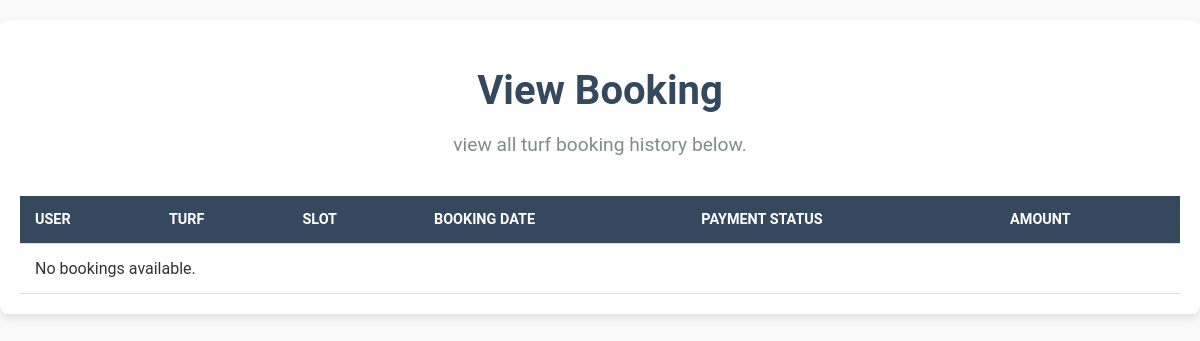
/adminapp/viewbookings/, run on an earlier commit of the app's database.
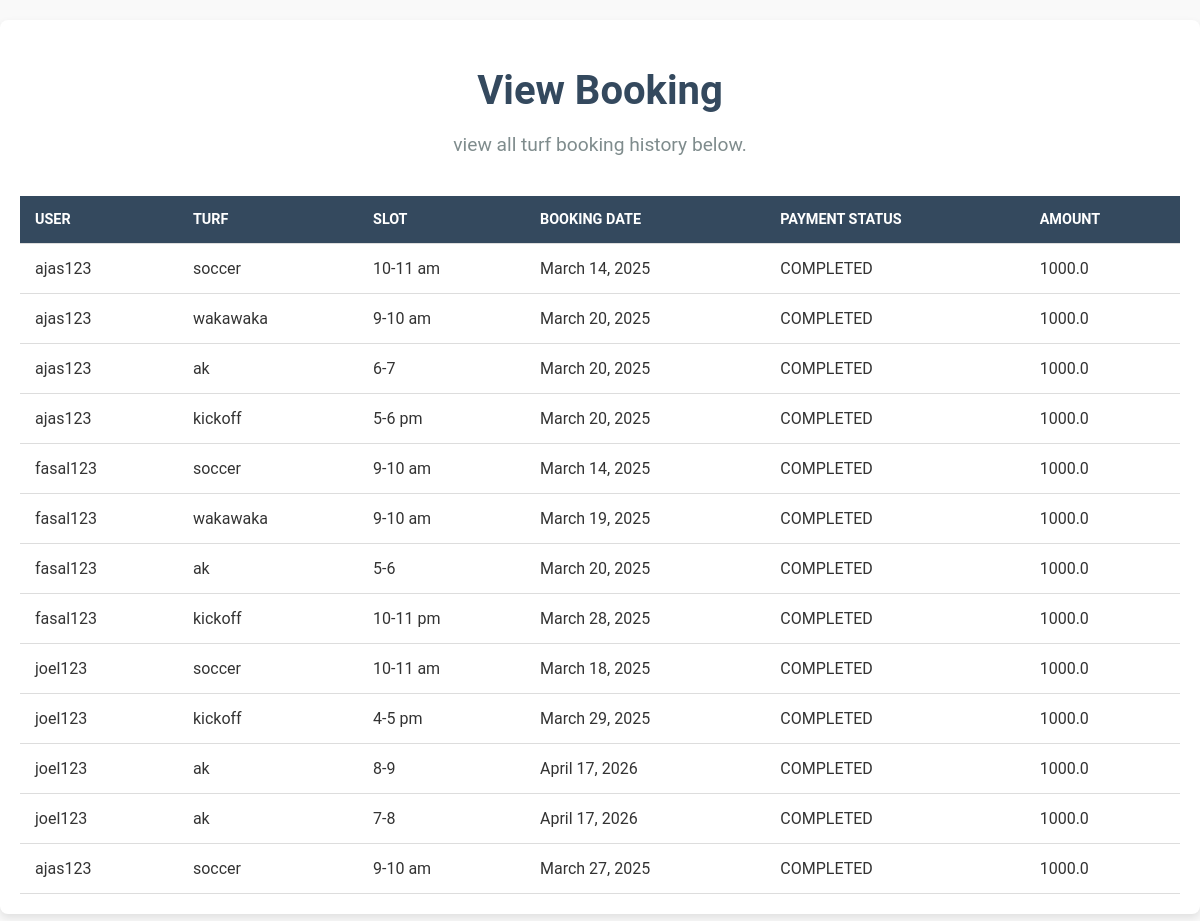
And on a later commit of the database.
### publicapp/models.py (models this page shows)
class BookTurf(models.Model):
    user = models.ForeignKey(Userprofile, on_delete=models.CASCADE,blank=True, null=True)
    turf = models.ForeignKey(Turf, on_delete=models.CASCADE,blank=True, null=True)
    slot = models.ForeignKey(Slot, on_delete=models.CASCADE,blank=True, null=True)
    booking_date = models.DateField(blank=True, null=True)
    payment_status = models.CharField(max_length=50, choices=[('PENDING', 'Pending'), ('COMPLETED', 'Completed')], default='PENDING',blank=True, null=True)
    amount = models.FloatField(blank=True, null=True)
    status =models.CharField(max_length=50,default=True)
    is_active = models.BooleanField(null=False, blank=True, default=True)
    created_at = models.DateTimeField(auto_now_add=True,blank=True, null=True)
    updated_at = models.DateTimeField(auto_now=True,blank=True, null=True)

### userapp/models.py (models this page shows)
class Userprofile(AbstractUser):
    user_type=models.CharField( max_length=50,null=False,blank=False,choices=USER_TYPE_CHOICES)
    status = models.CharField(max_length=20, null=True, choices=STATUS_CHOICE)
    is_active = models.BooleanField(null=False,blank=True,default=True)
    created=models.DateTimeField(auto_now=True)
    updated=models.DateTimeField(auto_now=True)
    groups = models.ManyToManyField( 'auth.Group', related_name='userprofile_groups', blank=True)
    user_permissions = models.ManyToManyField('auth.Permission', related_name='userprofile_permissions', blank=True)

### turfapp/models.py (models this page shows)
class Turf(models.Model):
        Ownername = models.ForeignKey(Userprofile, on_delete=models.CASCADE, blank=True, null=True)
        turfname=models.CharField(max_length=250,null=True,blank=True)
        phone=models.CharField(max_length=250,null=True,blank=True)
        image=models.ImageField(upload_to="images/",null=True,blank=True)
        email=models.EmailField(null=True,blank=True)
        address=models.CharField(max_length=1000,null=True,blank=True)
        location=models.CharField(max_length=1000,null=True,blank=True)
        rent=models.FloatField(null=True,blank=True)
        opentime=models.CharField(max_length=1000,null=True,blank=True)
        closingtime=models.CharField(max_length=1000,null=True,blank=True)
        status =models.CharField(max_length=50,default=True)
        is_active = models.BooleanField(null=False, blank=True, default=True)
        created_at = models.DateTimeField(auto_now=True)
        updated_at= models.DateTimeField(auto_now=True)

class Slot(models.Model):
        turfid=models.ForeignKey(Turf, on_delete=models.CASCADE, blank=True, null=True)
        timeslot=models.CharField(max_length=1000,null=True,blank=True)
        status =models.CharField(max_length=50,default=False)
        is_active = models.BooleanField(null=False, blank=True, default=True)
        created_at = models.DateTimeField(auto_now=True)
        updated_at= models.DateTimeField(auto_now=True)

### adminapp/views.py (the view)
# urls.py: path('viewbookings/', AdminBookingView.as_view(), name='view_bookings_admin'),
class AdminBookingView(View):
    def get(self, request):
        bookings = BookTurf.objects.all()
        return render(request, 'admin/view_bookings.html', {'bookings': bookings})

### templates/admin/view_bookings.html (shortened to what this page needs)
{% load static %}
<!DOCTYPE html>
<html lang="en">
<head>
    <link rel="stylesheet" href="{% static 'admincss/usermanage.css' %}">
    <link rel="stylesheet" href="https://cdnjs.cloudflare.com/ajax/libs/font-awesome/6.0.0-beta3/css/all.min.css">
</head>
<body>
    <div class="container">
        <header class="header">
            <h1>View Booking </h1>
            <p>view all turf booking history below.</p>
        </header>
        <section class="user-table-section">
            <table class="user-table">
                <thead>
                    <tr>
                        <th>User</th>
                        <th>Turf</th>
                        <th>Slot</th>
                        <th>Booking Date</th>
                        <th>Payment Status</th>
                        <th>Amount</th>
                    </tr>
                </thead>
                <tbody>
                    {% for booking in bookings %}
                    <tr>
                        <td>{{ booking.user }}</td>
                        <td>{{ booking.turf.turfname }}</td>
                        <td>{{ booking.slot.timeslot }}</td>
                        <td>{{ booking.booking_date }}</td>
                        <td>{{ booking.payment_status }}</td>
                        <td>{{ booking.amount }}</td>
                    </tr>
                    {% empty %}
                    <tr>
                        <td colspan="8">No bookings available.</td>
                    </tr>
                    {% endfor %}
                    </tbody>
            </table>
        </section>
    </div>
</body>
</html>

What changed in the data, as far as the page shows it:
added BookTurf: user "ajas123", turf.turfname "soccer", slot.timeslot "10-11 am", booking_date "March 14, 2025", payment_status "COMPLETED", amount "1000.0"
added BookTurf: user "ajas123", turf.turfname "wakawaka", slot.timeslot "9-10 am", booking_date "March 20, 2025", payment_status "COMPLETED", amount "1000.0"
added BookTurf: user "ajas123", turf.turfname "ak", slot.timeslot "6-7", booking_date "March 20, 2025", payment_status "COMPLETED", amount "1000.0"
added BookTurf: user "ajas123", turf.turfname "kickoff", slot.timeslot "5-6 pm", booking_date "March 20, 2025", payment_status "COMPLETED", amount "1000.0"
added BookTurf: user "fasal123", turf.turfname "soccer", slot.timeslot "9-10 am", booking_date "March 14, 2025", payment_status "COMPLETED", amount "1000.0"
added BookTurf: user "fasal123", turf.turfname "wakawaka", slot.timeslot "9-10 am", booking_date "March 19, 2025", payment_status "COMPLETED", amount "1000.0"
added BookTurf: user "fasal123", turf.turfname "ak", slot.timeslot "5-6", booking_date "March 20, 2025", payment_status "COMPLETED", amount "1000.0"
added BookTurf: user "fasal123", turf.turfname "kickoff", slot.timeslot "10-11 pm", booking_date "March 28, 2025", payment_status "COMPLETED", amount "1000.0"
added BookTurf: user "joel123", turf.turfname "soccer", slot.timeslot "10-11 am", booking_date "March 18, 2025", payment_status "COMPLETED", amount "1000.0"
added BookTurf: user "joel123", turf.turfname "kickoff", slot.timeslot "4-5 pm", booking_date "March 29, 2025", payment_status "COMPLETED", amount "1000.0"
added BookTurf: user "joel123", turf.turfname "ak", slot.timeslot "8-9", booking_date "April 17, 2026", payment_status "COMPLETED", amount "1000.0"
added BookTurf: user "joel123", turf.turfname "ak", slot.timeslot "7-8", booking_date "April 17, 2026", payment_status "COMPLETED", amount "1000.0"
added BookTurf: user "ajas123", turf.turfname "soccer", slot.timeslot "9-10 am", booking_date "March 27, 2025", payment_status "COMPLETED", amount "1000.0"
Also different on the page:
text no longer shown: "No bookings available."
